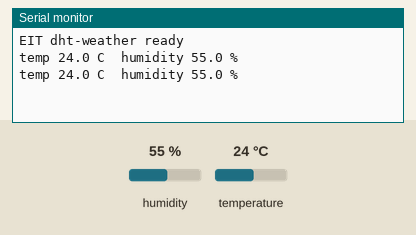
Recording of a sketch running on a simulated Arduino Uno, built with avr-gcc and run on an emulated ATmega328P. Shown: the last lines printed to the serial monitor. The test bench sets the inputs (shaded band); at power-on: humidity 55 %, temperature 24 °C.

Above: at 4.8 s.
4.9 s: humidity set to 22 %
At 7.3 s:
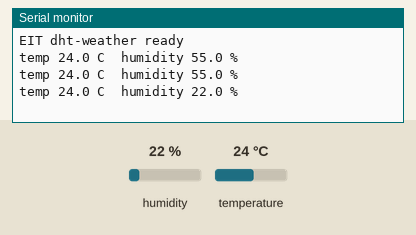
7.9 s: temperature set to 12 °C
At 9.0 s:
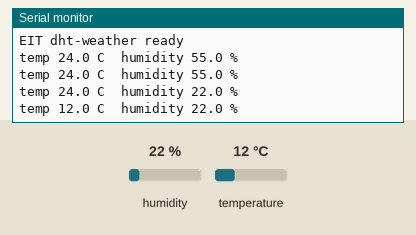
10.9 s: humidity set to 40 %
At 12.5 s:
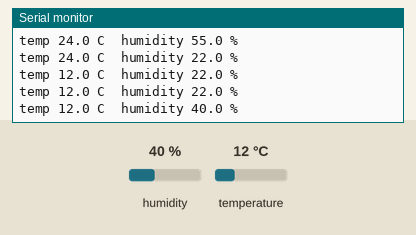
Timing chart, 0 to 14.0 s (numbered marks = the images above; inputs shaded):
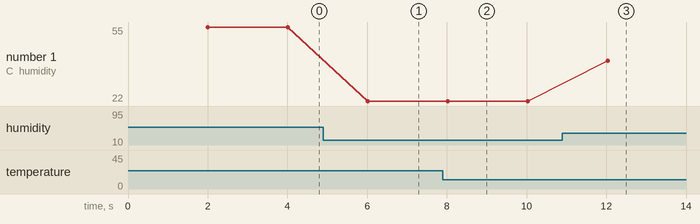

Measured:
- after the input at 4.9 s, the serial monitor: prints a new line after 1.1 s (image 1)
- after the input at 7.9 s, the serial monitor: prints a new line after 0.12 s (image 2)
- after the input at 10.9 s, the serial monitor: prints a new line after 1.1 s (image 3)
- plotted number 1: 55 → 22 after the input at 4.9 s, 22 → 40 after the input at 10.9 s

The sketch:

sketch.ino
```cpp
// EI TOKEN 案例 · 温湿度计
// 用 DHT22 读出房间温度和湿度
// 适用：Arduino Uno / Arduino Nano / ESP32 DevKit / ESP32-S3 DevKitC

#if defined(CONFIG_IDF_TARGET_ESP32S3)
const int DHT_PIN = 4;
#elif defined(ESP32)
const int DHT_PIN = 4;
#else
const int DHT_PIN = 2;
#endif

#include <DHT.h>

DHT dht(DHT_PIN, DHT22);   // 用 DHT11 就改成 DHT11

void setup() {
  Serial.begin(115200);
  dht.begin();
  Serial.println("EIT dht-weather ready");
}

void loop() {
  delay(2000);   // DHT22 至少间隔 2 秒
  float t = dht.readTemperature();
  float h = dht.readHumidity();
  if (isnan(t) || isnan(h)) { Serial.println("read failed, check wiring"); return; }
  Serial.print("temp "); Serial.print(t, 1); Serial.print(" C  humidity "); Serial.print(h, 1); Serial.println(" %");
}
```
